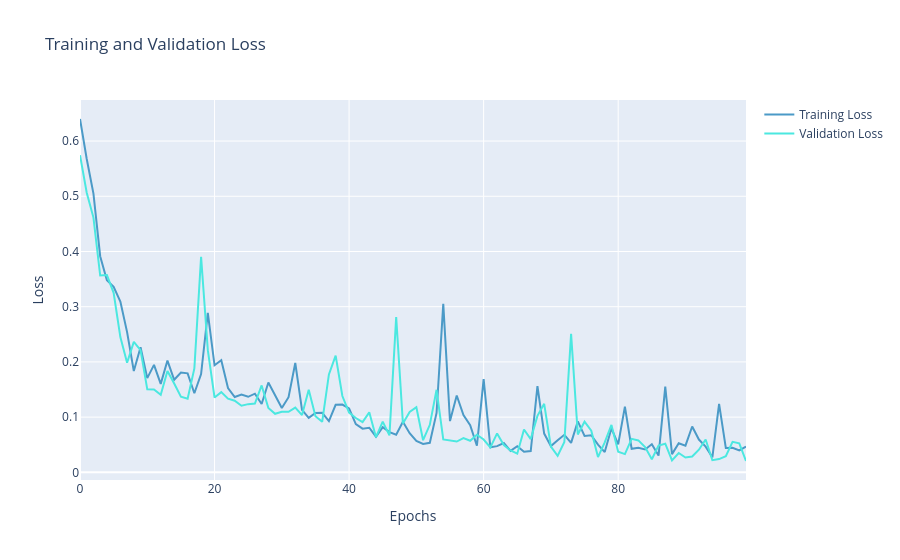

Notebook code cell kept with this figure:
### Markdown cell above
* 7️⃣ Is the model overfitting? Use visualization

### Code cell
from plotly import graph_objects as go
fig = go.Figure(data=[
    go.Scatter(y=history['loss'], name="Training Loss", mode="lines", marker=dict(color=color_chart[0])),
    go.Scatter(y=history['val_loss'], name="Validation Loss", mode="lines", marker=dict(color=color_chart[1]))
])
fig.update_layout(title='Training and Validation Loss', xaxis_title='Epochs', yaxis_title='Loss')
fig.show()
